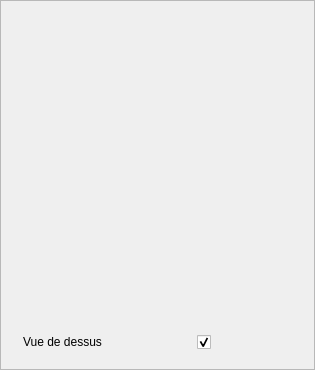
      <widget class="QFrame" name="frame1">
       <property name="minimumSize">
        <size>
         <width>315</width>
         <height>370</height>
        </size>
       </property>
       <property name="maximumSize">
        <size>
         <width>315</width>
         <height>500</height>
        </size>
       </property>
       <property name="frameShape">
        <enum>QFrame::StyledPanel</enum>
       </property>
       <property name="frameShadow">
        <enum>QFrame::Raised</enum>
       </property>
       <widget class="QLabel" name="labelGamel">
        <property name="geometry">
         <rect>
          <x>7</x>
          <y>16</y>
          <width>300</width>
          <height>310</height>
         </rect>
        </property>
        <property name="text">
         <string/>
        </property>
        <property name="pixmap">
         <pixmap resource="ressources.qrc">:/images/gamel.png</pixmap>
        </property>
       </widget>
       <widget class="QCheckBox" name="jack">
        <property name="geometry">
         <rect>
          <x>197</x>
          <y>325</y>
          <width>61</width>
          <height>35</height>
         </rect>
        </property>
        <property name="sizePolicy">
         <sizepolicy hsizetype="Fixed" vsizetype="Fixed">
          <horstretch>0</horstretch>
          <verstretch>0</verstretch>
         </sizepolicy>
        </property>
        <property name="styleSheet">
         <string notr="true">QCheckBox::indicator:unchecked {
	image: url(:/images/jack_off_2.png);
}
QCheckBox::indicator:checked {
	image: url(:/images/jack_on_2.png);
}</string>
        </property>
        <property name="text">
         <string/>
        </property>
        <property name="checked">
         <bool>true</bool>
        </property>
       </widget>
       <widget class="QLabel" name="labelTxt">
        <property name="geometry">
         <rect>
          <x>7</x>
          <y>326</y>
          <width>111</width>
          <height>31</height>
         </rect>
        </property>
        <property name="text">
         <string>Vue de dessus</string>
        </property>
        <property name="alignment">
         <set>Qt::AlignCenter</set>
        </property>
       </widget>
       <widget class="QGraphicsView" name="graphicsView">
        <property name="geometry">
         <rect>
          <x>7</x>
          <y>16</y>
          <width>300</width>
          <height>320</height>
         </rect>
        </property>
        <property name="styleSheet">
         <string notr="true">QGraphicsView {
	background : transparent;
}</string>
        </property>
        <property name="frameShape">
         <enum>QFrame::NoFrame</enum>
        </property>
        <property name="verticalScrollBarPolicy">
         <enum>Qt::ScrollBarAlwaysOff</enum>
        </property>
        <property name="horizontalScrollBarPolicy">
         <enum>Qt::ScrollBarAlwaysOff</enum>
        </property>
       </widget>
       <widget class="QLabel" name="label_axes">
        <property name="geometry">
         <rect>
          <x>9</x>
          <y>5</y>
          <width>300</width>
          <height>320</height>
         </rect>
        </property>
        <property name="text">
         <string/>
        </property>
        <property name="pixmap">
         <pixmap resource="ressources.qrc">:/images/gamel_axes.png</pixmap>
        </property>
       </widget>
       <zorder>labelGamel</zorder>
       <zorder>label_axes</zorder>
       <zorder>jack</zorder>
       <zorder>labelTxt</zorder>
       <zorder>graphicsView</zorder>
      </widget>
